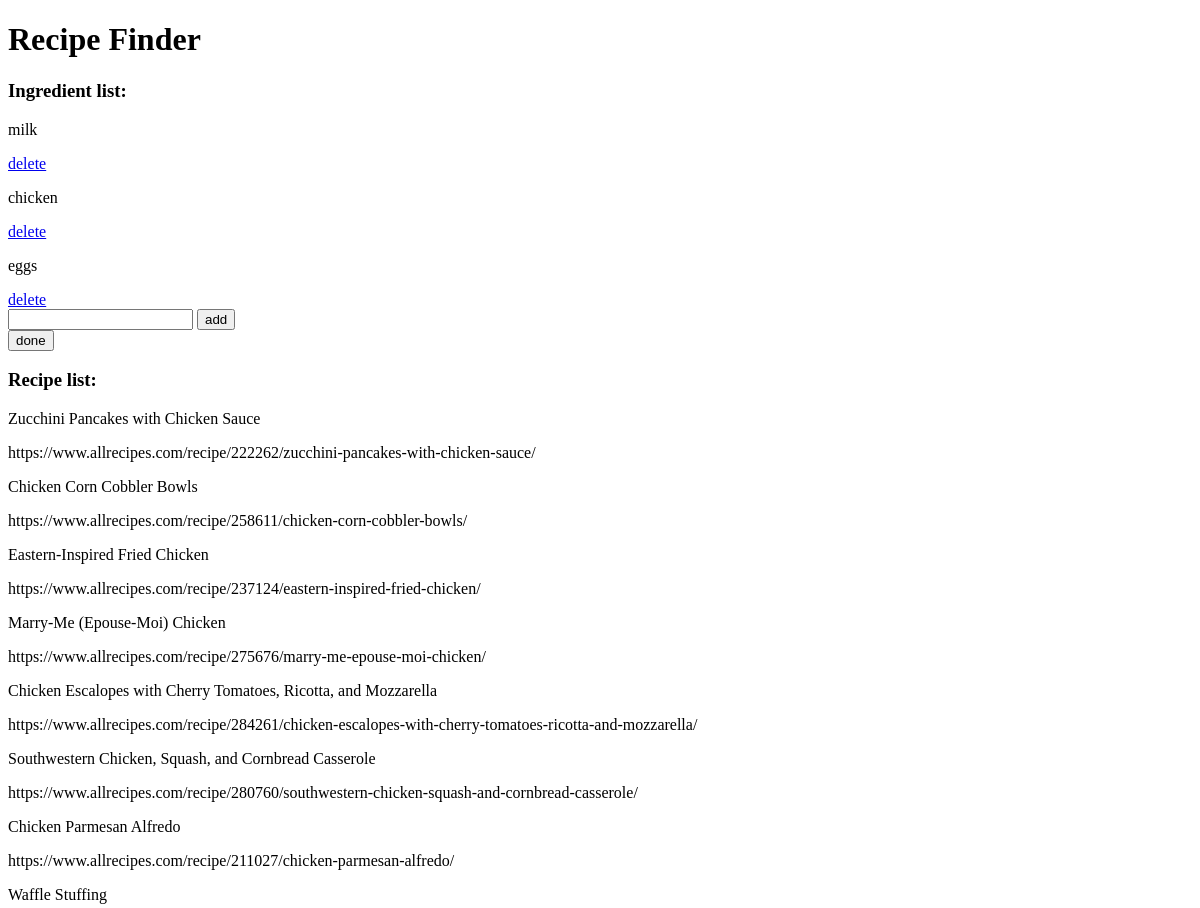
Page /recipefinder/ (upper part) on the earlier database version.
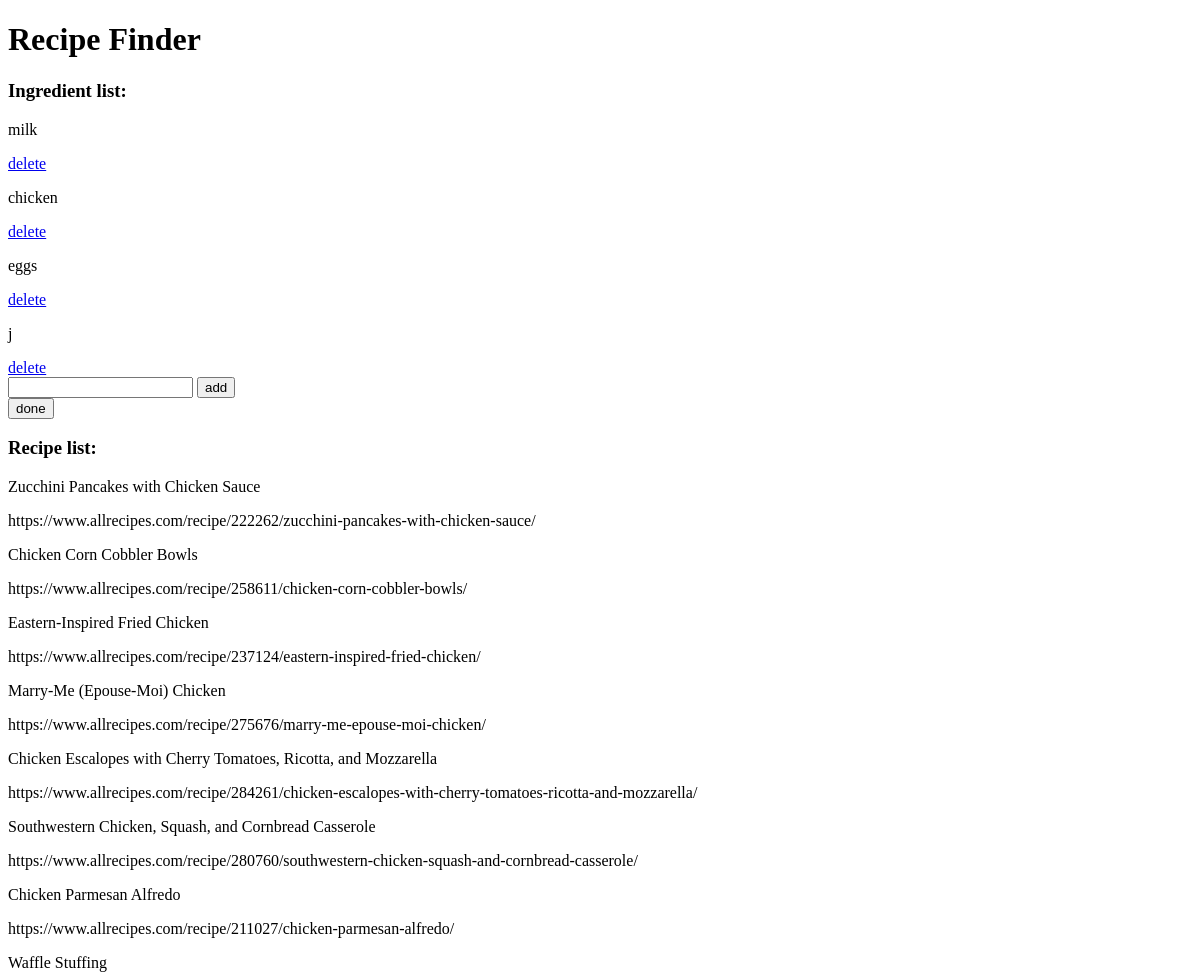
Same page on the later database version.
### base/models.py (models this page shows, shortened)
class Ingredient(models.Model):
    name = models.TextField(null=True, blank=True)

class RecipeList(models.Model):
    recipe_name = models.TextField(null=True, blank=True)
    link = models.TextField(null=True, blank=True)
    prep_time = models.IntegerField(null=True, blank=True)

### base/views.py (the view, shortened to what this page needs)
# urls.py: path('recipefinder/', RecipeFinderHome.as_view(), name='recipe-finder'),
class RecipeFinderHome(TemplateView):
    template_name = "base/recipe_home.html"
    def get_context_data(self, **kwargs):
        context = super(RecipeFinderHome, self).get_context_data(**kwargs)
        context['ingredients'] = Ingredient.objects.all()
        context['recipe_list'] = RecipeList.objects.all()
        return context

### base/templates/base/recipe_home.html (shortened to what this page needs)
<!DOCTYPE html>
<html lang="en">
<head>
</head>
<body>
    <h1>Recipe Finder</h1>
    <h3>Ingredient list:</h3>
    {% for i in ingredients %}
        <p>{{i.name}}</p>
        <a href="{% url 'ingredient-update' i.id %}">delete</a>
    {% empty %}
        <p>no items</p>
    {% endfor %}
    <form method="POST">
        <input placeholder="" name="input">
        <button type="submit" name="add_button">add</button>
    </form>
    <form method="POST">
        <button type="submit" name="done_button">done</button>
    </form>
    <h3>Recipe list:</h3>
    {% for i in recipe_list %}
        <p>{{i.recipe_name}}</p>
        <a>{{i.link}}</a>
    {% empty %}
        <p>no recipes</p>
    {% endfor %}
</body>
</html>

Differences in the rows shown:
added Ingredient: name "j"
